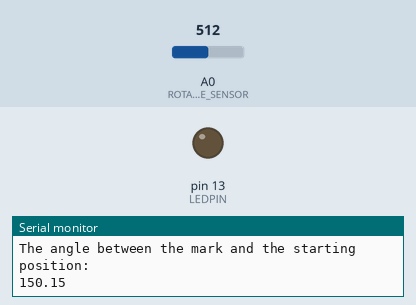
A sketch run on a simulated Arduino Uno, built with avr-gcc and run on an emulated ATmega328P. Parts: output pins drawn as LEDs (lit = HIGH), the last lines printed to the serial monitor. Inputs (shaded band) come from the test bench; at power-on: A0 (ROTARY_ANGLE_SENSOR) = 512.

Above: at 1.4 s.
1.5 s: A0 (ROTARY_ANGLE_SENSOR) set to 521
At 3.1 s:
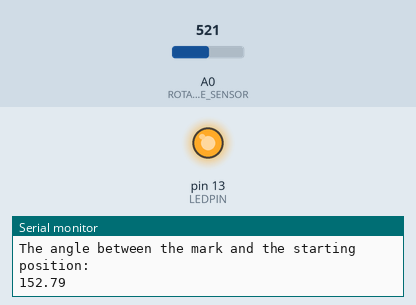
3.4 s: A0 (ROTARY_ANGLE_SENSOR) set to 511
At 4.7 s:
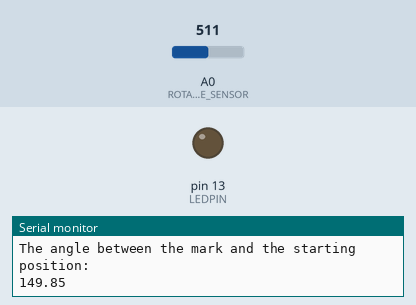
5.2 s: A0 (ROTARY_ANGLE_SENSOR) set to 716
At 6.2 s:
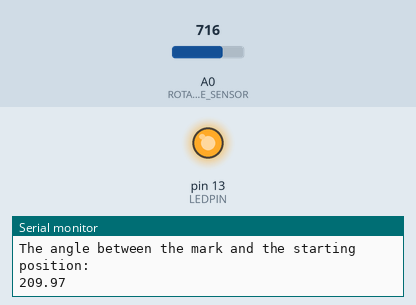
Timing chart, 0 to 8.2 s (numbered marks = the images above; inputs shaded):
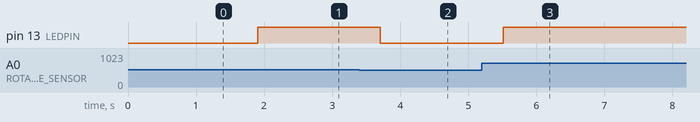

Measured:
- the behaviour switches between 514 and 515 on A0 (ROTARY_ANGLE_SENSOR) (found by bisection; images 0 and 1)
- after the input at 1.5 s, pin 13 (LEDPIN): LOW → HIGH after 0.40 s
- after the input at 3.4 s, pin 13 (LEDPIN): HIGH → LOW after 0.31 s
- after the input at 5.2 s, pin 13 (LEDPIN): LOW → HIGH after 0.31 s

The sketch:

L5-RotaryLed.ino
```cpp
#define ROTARY_ANGLE_SENSOR A0//定义旋转电位计接口A0
#define LEDPIN 13 //定义LED灯接口13
#define ADC_REF 3 //参考电压3V
#define GROVE_VCC 3 //GROVE参考电压3V
#define FULL_ANGLE 300 //旋转电位计最大旋转角度为300°

void setup()
{
    Serial.begin(9600);//串口初始化
    pinMode(ROTARY_ANGLE_SENSOR, INPUT);//设置旋转电位计引脚为输入状态
    pinMode(LEDPIN,OUTPUT); //设置LED灯引脚为输出状态
}

void loop()
{
    float voltage;//变量电压为浮点数型
    int sensor_value = analogRead(ROTARY_ANGLE_SENSOR);//读取在旋钮电位计引脚的模拟值
    voltage = (float)sensor_value*ADC_REF/1023;//计算实时电压
    float degrees = (voltage*FULL_ANGLE)/GROVE_VCC;//计算旋钮转动的角度
    Serial.println("The angle between the mark and the starting position:");//串口打印字符
    Serial.println(degrees);//串口打印旋钮电位计转动角度值
    delay(100);

    int brightness;//定义亮度变量
    brightness = map(degrees, 0, FULL_ANGLE, 0, 255);//将将旋钮电位计角度值映射到LED灯亮度值并存储到亮度变量
    analogWrite(LEDPIN,brightness);//LED灯输出变量值
    delay(500);
}
```
